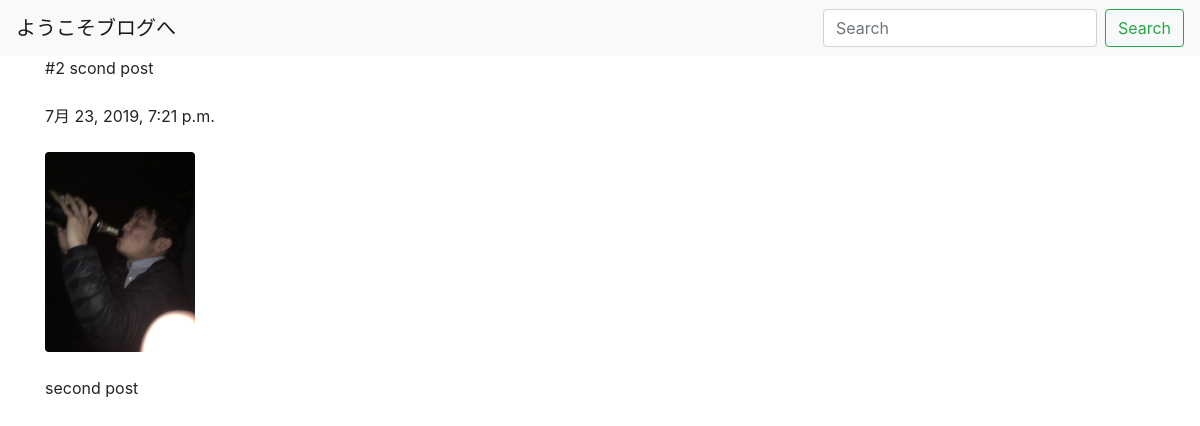
Page /posts/2/ on the committed database.
### posts/models.py (models this page shows, shortened)
class Post(models.Model):
    title = models.CharField(max_length=100)
    published = models.DateTimeField()
    image = models.ImageField(upload_to='media/')
    body = models.TextField()

### posts/views.py (the view)
# urls.py: url(r'^(?P<post_id>[0-9]+)/$', views.post_detail, name='post_detail')
def post_detail(request, post_id):
    post = get_object_or_404(Post, pk=post_id)
    return render(request, 'posts/post_detail.html', {'post': post})

### posts/templates/posts/post_detail.html (shortened to what this page needs)
<!DOCTYPE html>
{% load bootstrap4 %}
{% bootstrap_css %}
<html lang="ja" dir="ltr">
  <head>
  </head>
  <body>
    <nav class="navbar navbar-expand-lg navbar-light bg-light">
  <a class="navbar-brand" href="ブログサンプル">ようこそブログへ</a>
  <div class="collapse navbar-collapse" id="navbarSupportedContent">
    <form class="form-inline my-2 my-lg-0">
      <input class="form-control mr-sm-2" type="search" placeholder="Search" aria-label="Search">
      <button class="btn btn-outline-success my-2 my-sm-0" type="submit">Search</button>
    </form>
  </div>
</nav>
<div class="container">
  #{{post.id}}
  {{post.title}}
  <br><br>
  {{post.published}}
  <br><br>
  <img src="{{post.image.url}}" class="img-fluid rounded" style="max-height: 200px;"/>
  <br><br>
  {{post.body}}
</body>
</html>

### rows in the picture
Post: id "2", title "scond post", published "7月 23, 2019, 7:21 p.m.", image (picture), body "second post"
